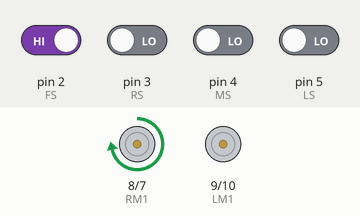
The sketch below on a simulated Arduino Uno, built with avr-gcc and run on an emulated ATmega328P. Parts: motor-driver pin pairs drawn as motors (green arrow = first pin HIGH = forward, orange = second pin HIGH = backward, longer = more drive, scaled by the enable pin). The test bench sets the inputs (shaded band); at power-on: pin 2 (FS) HIGH, pin 3 (RS), pin 4 (MS), pin 5 (LS) LOW.

Above: at 1.2 s.
1.3 s: pin 2 (FS) driven LOW
At 2.2 s:
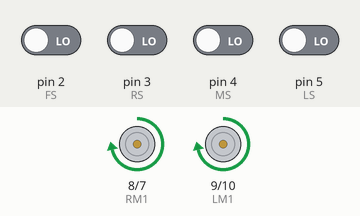
2.8 s: pin 4 (MS) driven HIGH
At 3.3 s:
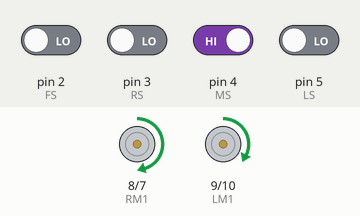
4.3 s: pin 5 (LS) driven HIGH
At 5.5 s:
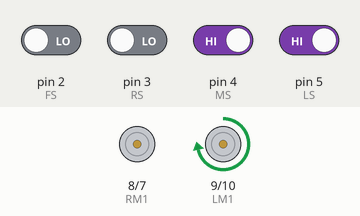
5.8 s: pin 5 (LS) driven LOW
At 6.8 s:
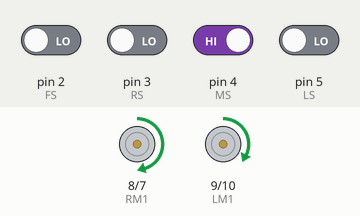
7.3 s: pin 3 (RS) driven HIGH
At 7.9 s:
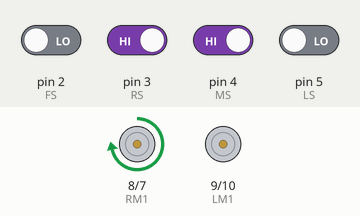
8.8 s: pin 2 (FS) driven HIGH and pin 5 (LS) driven HIGH
At 9.1 s:
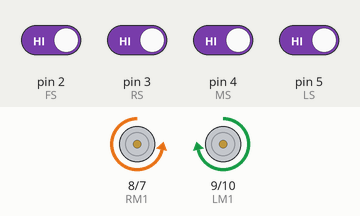
Timing chart, 0 to 11.3 s (numbered marks = the images above; inputs shaded):
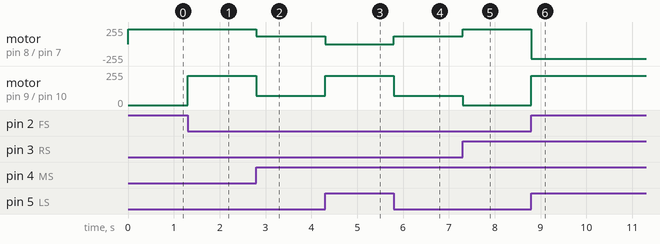

Measured:
- after the input at 1.3 s, motor on pin 9 (LM1) / pin 10 (LM2): stopped → forward 220/255 at once
- after the input at 2.8 s, motor on pin 8 (RM1) / pin 7 (RM2): forward 220/255 → forward 120/255 at once; motor on pin 9 (LM1) / pin 10 (LM2): forward 220/255 → forward 70/255 at once
- after the input at 4.3 s, motor on pin 8 (RM1) / pin 7 (RM2): forward 120/255 → stopped at once; motor on pin 9 (LM1) / pin 10 (LM2): forward 70/255 → forward 220/255 at once
- after the input at 5.8 s, motor on pin 8 (RM1) / pin 7 (RM2): stopped → forward 120/255 at once; motor on pin 9 (LM1) / pin 10 (LM2): forward 220/255 → forward 70/255 at once
- after the input at 7.3 s, motor on pin 8 (RM1) / pin 7 (RM2): forward 120/255 → forward 220/255 at once; motor on pin 9 (LM1) / pin 10 (LM2): forward 70/255 → stopped at once
- after the input at 8.8 s, motor on pin 8 (RM1) / pin 7 (RM2): forward 220/255 → backward 220/255 at once; motor on pin 9 (LM1) / pin 10 (LM2): stopped → forward 220/255 at once

The sketch:

sketch_nov16a.ino
```cpp
int LS=5;
int FS=2;
int MS=4;
int RS=3;
int LM1=9;
int LM2=10;
int RM1=8;
int RM2=7;
int ENL=11;
int ENR=6;
//int

void setup() {
  pinMode(LS,INPUT);
  pinMode(RS,INPUT);
 pinMode(MS,INPUT);
 pinMode(FS,INPUT);
 pinMode(LM1,OUTPUT);
 pinMode(RM1,OUTPUT);
 pinMode(LM2,OUTPUT);
 pinMode(RM2,OUTPUT);
 pinMode(ENL,OUTPUT);
 pinMode(ENR,OUTPUT);
 //pinMode(MS,INPUT);
  // put your setup code here, to run once:

}
void left()
{
digitalWrite(LM1,LOW);
digitalWrite(RM1,HIGH);
digitalWrite(LM2,LOW);
digitalWrite(RM2,LOW);
}
void right()
{
digitalWrite(LM1,HIGH);
digitalWrite(RM1,LOW);
digitalWrite(LM2,LOW);
digitalWrite(RM2,LOW);
}
void Qleft()
{
digitalWrite(LM1,HIGH);
digitalWrite(RM1,LOW);
digitalWrite(LM2,LOW);
digitalWrite(RM2,HIGH);
}
void Qright()
{
digitalWrite(LM1,LOW);
digitalWrite(RM1,HIGH);
digitalWrite(LM2,HIGH);
digitalWrite(RM2,LOW);
}

void forward()
{
digitalWrite(LM1,HIGH);
digitalWrite(RM1,HIGH);
digitalWrite(LM2,LOW);
digitalWrite(RM2,LOW);
}
void loop() {

  //111
  if(digitalRead(LS)==1 &&digitalRead(MS)==1 && digitalRead(RS)==1 && digitalRead(FS)==0)
  {
    forward();
    analogWrite(ENL,220);
    analogWrite(ENR,220);
  }
  //000
 else if(digitalRead(LS)==0 &&digitalRead(MS)==0 && digitalRead(RS)==0 && digitalRead(FS)==0)
  {
    forward();
    analogWrite(ENL,220);
    analogWrite(ENR,220);
  }
  else if(digitalRead(LS)==0 &&digitalRead(MS)==0 && digitalRead(RS)==0 && digitalRead(FS)==1)
  {
    left();
    analogWrite(ENL,220);
    analogWrite(ENR,220);
  }
  //110
  else if(digitalRead(LS)==1 &&digitalRead(MS)==1 && digitalRead(RS)==0)
  {
    right();
    analogWrite(ENL,220);
    analogWrite(ENR,220);
  }
  //101
  else if(digitalRead(LS)==1 &&digitalRead(MS)==0 && digitalRead(RS)==1)
  {
    forward();
    analogWrite(ENL,220);
    analogWrite(ENR,220);
  }
  //011
  else if(digitalRead(LS)==0 &&digitalRead(MS)==1 && digitalRead(RS)==1)
  {
    left();
    analogWrite(ENL,220);
    analogWrite(ENR,220);
  }
  //001
  else if(digitalRead(LS)==0 &&digitalRead(MS)==0 && digitalRead(RS)==1)
  {
    left();
    analogWrite(ENL,220);
    analogWrite(ENR,220);
  }
  //100
  else if(digitalRead(LS)==1 &&digitalRead(MS)==0 && digitalRead(RS)==0)
  {
    right();
    analogWrite(ENL,220);
    analogWrite(ENR,220);
  }
  else if(digitalRead(LS)==1 &&digitalRead(MS)==1 && digitalRead(RS)==1 && digitalRead(FS)==1)
  {

    Qleft();
    analogWrite(ENL,220);
    analogWrite(ENR,220);

  }
  //010
 else if(digitalRead(LS)==0 &&digitalRead(MS)==1 && digitalRead(RS)==0)
  {
    forward();
    analogWrite(ENL,120);
    analogWrite(ENR,70);
  }


}

  // put your main code here, to run repeatedly:
```
